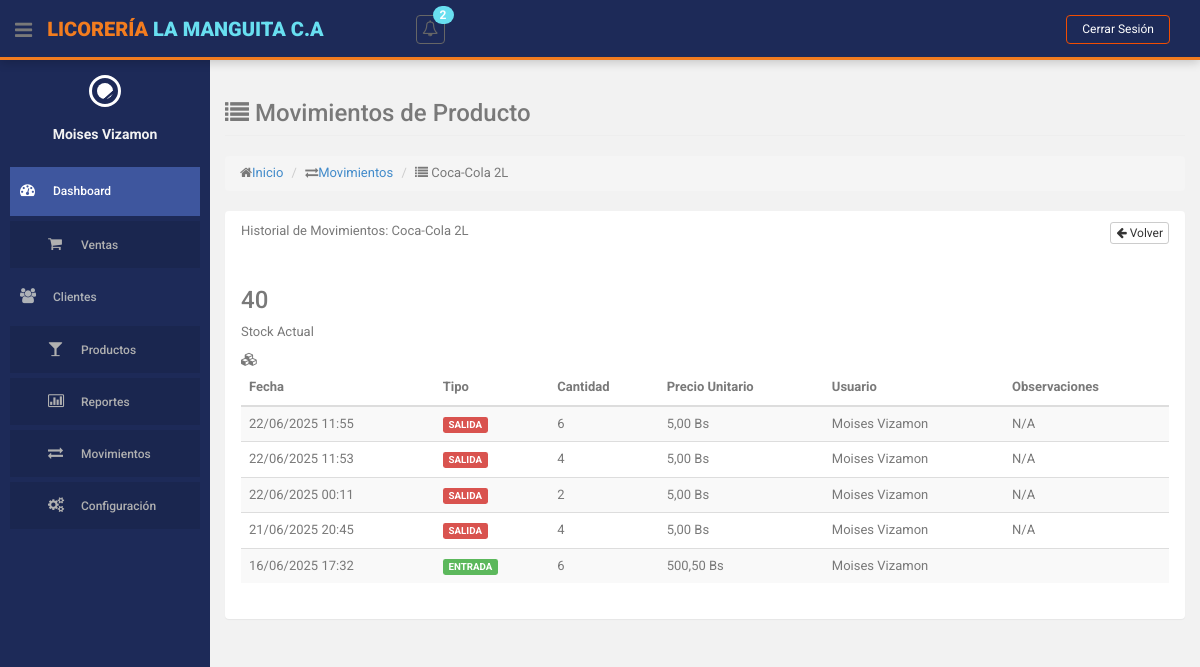
The app's page /index.php?action=movimientos-inventario&method=porProducto&id=1 (signed in), older data.
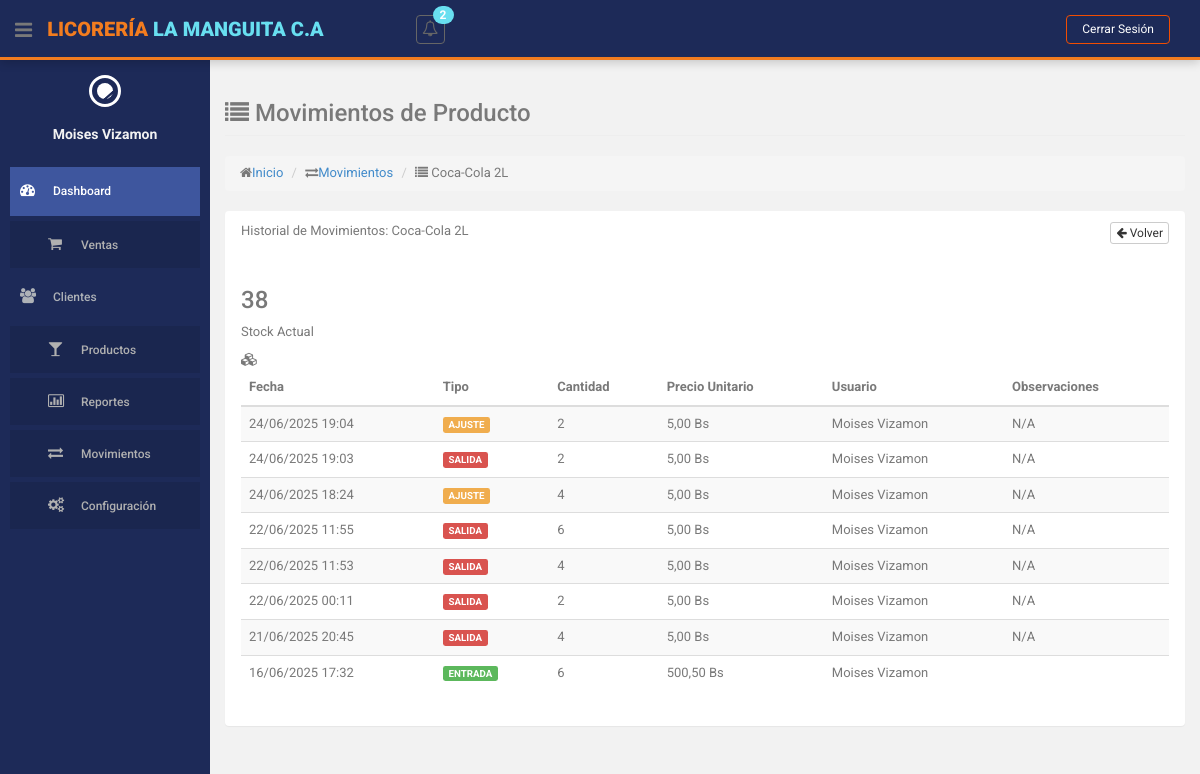
The same page, newer data.
### tables this page shows
CREATE TABLE `producto` (
  `id` int(10) NOT NULL,
  `descripcion` varchar(255) NOT NULL,
  `cantidad` int(255) NOT NULL,
  `precio` decimal(10,2) NOT NULL,
  `id_categoria` int(11) NOT NULL,
  `id_estatus` int(11) NOT NULL
);

CREATE TABLE `movimientos_inventario` (
  `id` int(11) NOT NULL,
  `id_producto` int(10) NOT NULL,
  `tipo_movimiento` enum('ENTRADA','SALIDA','AJUSTE') NOT NULL,
  `cantidad` int(11) NOT NULL,
  `precio_unitario` decimal(10,2) DEFAULT NULL,
  `id_referencia` int(11) DEFAULT NULL COMMENT 'ID de la tabla referencia (venta, compra, etc)',
  `tipo_referencia` varchar(50) DEFAULT NULL COMMENT 'Tipo de referencia (VENTA, COMPRA, etc)',
  `fecha_movimiento` datetime NOT NULL DEFAULT current_timestamp(),
  `id_usuario` int(10) NOT NULL,
  `observaciones` varchar(255) DEFAULT NULL,
  `id_estatus` int(11) NOT NULL DEFAULT 1,
  `id_movimiento_original` int(11) DEFAULT NULL,
  `fecha_actualizacion` datetime DEFAULT NULL
);

### controllers/MovimientoInventarioController.php (called while the page is built, shortened)
<?php
class MovimientoInventarioController
{
    private $model;
    private $productoModel;
    public function __construct()
    {
        require_once ROOT_PATH . 'models/MovimientoInventarioModel.php';
        require_once ROOT_PATH . 'models/ProductoModel.php';
        $this->model = new MovimientoInventarioModel();
        $this->productoModel = new ProductoModel();
    }
    public function porProducto($idProducto)
    {
        $producto = $this->productoModel->obtenerProductoPorId($idProducto);
        $movimientos = $this->model->obtenerMovimientosPorProducto($idProducto);
        $this->loadView('movimientos_inventario/por_producto', [
            'producto' => $producto,
            'movimientos' => $movimientos
        ]);
    }
    private function loadView($view, $data = [])
    {
        extract($data);
        require ROOT_PATH . 'views/layouts/header.php';
        require ROOT_PATH . 'views/layouts/sidebar.php';
        require ROOT_PATH . 'views/' . $view . '.php';
        require ROOT_PATH . 'views/layouts/footer.php';
    }
}

### models/ProductoModel.php (called while the page is built, shortened)
<?php
class ProductoModel
{
    private $db;
    public function __construct()
    {
        require_once ROOT_PATH . 'config/database.php';
        $database = new Database();
        $this->db = $database->getConnection();
    }
    public function obtenerProductoPorId($id)
    {
        $query = "SELECT p.*,
              c.nombre as categoria,
              e.nombre as estatus,
              tc.nombre as tipo_categoria
              FROM producto p
              JOIN categorias c ON p.id_categoria = c.id
              JOIN estatus e ON p.id_estatus = e.id
              JOIN tipos_categoria tc ON c.id_tipo_categoria = tc.id
              WHERE p.id = :id";
        $stmt = $this->db->prepare($query);
        $stmt->bindParam(":id", $id);
        $stmt->execute();
        return $stmt->fetch(PDO::FETCH_ASSOC);
    }
}

### config/database.php (called while the page is built, shortened)
<?php
class Database {
    private $host = 'localhost';
    private $db_name = 'licoreria';
    private $username = 'root';
    private $password = '';
    public function getConnection() {
        $this->conn = null;
        try {
            $this->conn = new PDO(
                "mysql:host=" . $this->host . ";dbname=" . $this->db_name,
                $this->username,
                $this->password
            );
            $this->conn->exec("set names utf8");
            $this->conn->setAttribute(PDO::ATTR_ERRMODE, PDO::ERRMODE_EXCEPTION);
        } catch(PDOException $exception) {
            echo "Error de conexión: " . $exception->getMessage();
        }
        return $this->conn;
    }
}
?>

### models/MovimientoInventarioModel.php (called while the page is built, shortened)
<?php
class MovimientoInventarioModel
{
    private $db;
    public function __construct()
    {
        require_once ROOT_PATH . 'config/database.php';
        $database = new Database();
        $this->db = $database->getConnection();
    }
    public function obtenerMovimientosPorProducto($idProducto)
    {
        $query = "SELECT mi.*,
                  CONCAT(u.nombres, ' ', u.apellidos) as usuario,
                  DATE_FORMAT(mi.fecha_movimiento, '%d/%m/%Y %H:%i') as fecha_formateada,
                  e.nombre as estado
                  FROM movimientos_inventario mi
                  JOIN usuarios u ON mi.id_usuario = u.id
                  JOIN estatus e ON mi.id_estatus = e.id
                  WHERE mi.id_producto = :id_producto
                  ORDER BY mi.fecha_movimiento DESC";
        $stmt = $this->db->prepare($query);
        $stmt->bindParam(":id_producto", $idProducto);
        $stmt->execute();
        return $stmt->fetchAll(PDO::FETCH_ASSOC);
    }
}

### views/movimientos_inventario/por_producto.php (the view)
<section id="main-content">
    <section class="wrapper">
        <div class="row">
            <div class="col-lg-12">
                <h3 class="page-header"><i class="fa fa-list"></i> Movimientos de Producto</h3>
                <ol class="breadcrumb">
                    <li><i class="fa fa-home"></i><a href="<?php echo BASE_URL; ?>">Inicio</a></li>
                    <li><i class="fa fa-exchange"></i><a href="<?= BASE_URL ?>index.php?action=movimientos-inventario">Movimientos</a></li>
                    <li><i class="fa fa-list"></i> <?= $producto['descripcion'] ?></li>
                </ol>
            </div>
        </div>
        <div class="row">
            <div class="col-lg-12">
                <section class="panel">
                    <header class="panel-heading">
                        Historial de Movimientos: <?= $producto['descripcion'] ?>
                        <div class="pull-right">
                            <a href="<?= BASE_URL ?>index.php?action=movimientos-inventario" class="btn btn-default btn-xs">
                                <i class="fa fa-arrow-left"></i> Volver
                            </a>
                        </div>
                    </header>
                    <div class="panel-body">
                        <div class="row">
                            <div class="col-md-3">
                                <div class="small-box bg-aqua">
                                    <div class="inner">
                                        <h3><?= $producto['cantidad'] ?></h3>
                                        <p>Stock Actual</p>
                                    </div>
                                    <div class="icon">
                                        <i class="fa fa-cubes"></i>
                                    </div>
                                </div>
                            </div>
                        </div>
                        <table class="table table-striped table-advance table-hover">
                            <thead>
                                <tr>
                                    <th>Fecha</th>
                                    <th>Tipo</th>
                                    <th>Cantidad</th>
                                    <th>Precio Unitario</th>
                                    <th>Usuario</th>
                                    <th>Observaciones</th>
                                </tr>
                            </thead>
                            <tbody>
                                <?php foreach ($movimientos as $movimiento): ?>
                                    <tr>
                                        <td><?= $movimiento['fecha_formateada'] ?></td>
                                        <td>
                                            <span class="label label-<?= $movimiento['tipo_movimiento'] == 'ENTRADA' ? 'success' : ($movimiento['tipo_movimiento'] == 'SALIDA' ? 'danger' : 'warning'); ?>">
                                                <?= $movimiento['tipo_movimiento']; ?>
                                            </span>
                                        </td>
                                        <td><?= $movimiento['cantidad']; ?></td>
                                        <td><?= number_format($movimiento['precio_unitario'], 2, ',', '.'); ?> Bs</td>
                                        <td><?= $movimiento['usuario']; ?></td>
                                        <td><?= $movimiento['observaciones'] ?? 'N/A'; ?></td>
                                    </tr>
                                <?php endforeach; ?>
                            </tbody>
                        </table>
                    </div>
                </section>
            </div>
        </div>
    </section>
</section>

Row changes from the older to the newer data that the page shows:
changed producto "Coca-Cola 2L": cantidad "40" → "38"
added movimientos_inventario: fecha_formateada "24/06/2025 19:04", tipo_movimiento "AJUSTE", cantidad "2", precio_unitario "5,00", usuario "Moises Vizamon", observaciones "N/A"
added movimientos_inventario: fecha_formateada "24/06/2025 19:03", tipo_movimiento "SALIDA", cantidad "2", precio_unitario "5,00", usuario "Moises Vizamon", observaciones "N/A"
added movimientos_inventario: fecha_formateada "24/06/2025 18:24", tipo_movimiento "AJUSTE", cantidad "4", precio_unitario "5,00", usuario "Moises Vizamon", observaciones "N/A"
